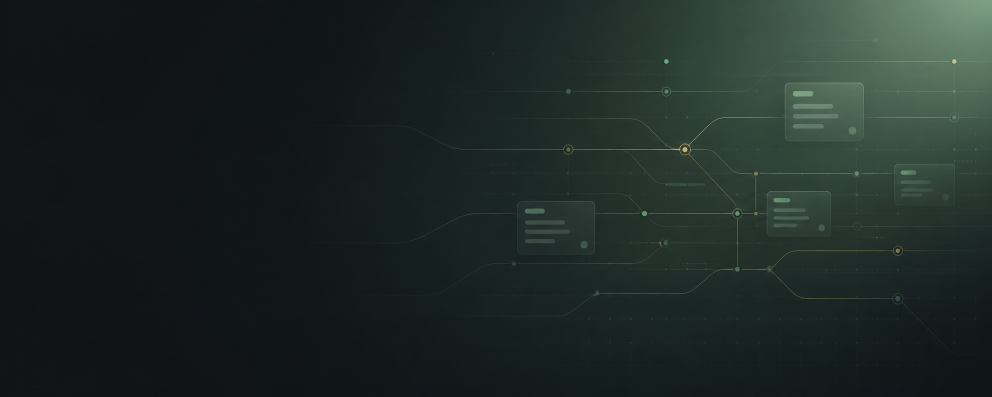
#> input picture marketing/social/fedril-linkedin-banner-bg.png, 1983 x 793 px (shown at 1/2 size)
$ python create_linkedin_banner.py
#> lines starting #> are read from the running program, lines starting #| are printed output that depends on the picture
from pathlib import Path
import subprocess
import tempfile

from PIL import Image, ImageChops, ImageDraw, ImageFont


ROOT = Path(__file__).resolve().parents[2]
SOCIAL = ROOT / "marketing" / "social"
BACKGROUND = SOCIAL / "fedril-linkedin-banner-bg.png"
LOGO = ROOT / "apps" / "web" / "public" / "F.svg"
OUTPUT = SOCIAL / "fedril-linkedin-banner.png"

WIDTH = 1584
HEIGHT = 396
TEXT_X = 456


def cover_crop(image: Image.Image, width: int, height: int) -> Image.Image:
#> called with width = 1584, height = 396
    scale = max(width / image.width, height / image.height)
#> scale = 0.799
    resized = image.resize(
        (round(image.width * scale), round(image.height * scale)),
        Image.Resampling.LANCZOS,
    )
    left = (resized.width - width) // 2
#> left = 0
    top = (resized.height - height) // 2
#> top = 118
    return resized.crop((left, top, left + width, top + height))
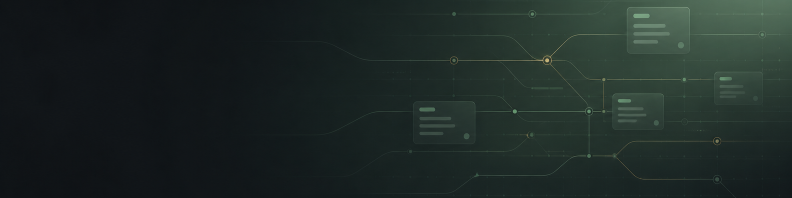
#> returned value: PIL image 1584x396 RGB (shown at 1/2 size); mean R, G, B 29.8, 40.6, 37.9


def render_clean_logo(size: int) -> Image.Image:
    """Rasterize the canonical SVG without retaining its white perimeter fringe."""
    with tempfile.TemporaryDirectory(prefix="fedril-linkedin-") as temporary_directory:
        rendered_logo = Path(temporary_directory) / "logo.png"
        subprocess.run(
            ["sips", "-s", "format", "png", str(LOGO), "--out", str(rendered_logo)],
            check=True,
            capture_output=True,
        )
        source = Image.open(rendered_logo).convert("RGBA").crop((48, 48, 452, 452))

    working_size = 512
    source = source.resize((working_size, working_size), Image.Resampling.LANCZOS)
    red, green, blue, alpha = source.split()
    lightness = ImageChops.darker(ImageChops.darker(red, green), blue)
    white_glyph = lightness.point(lambda value: 255 if value >= 235 else 0)
    white_glyph = ImageChops.multiply(white_glyph, alpha)

    # Exclude the narrow outer annulus that belongs to SVG edge antialiasing.
    interior = Image.new("L", (working_size, working_size), 0)
    ImageDraw.Draw(interior).ellipse((18, 18, working_size - 19, working_size - 19), fill=255)
    white_glyph = ImageChops.multiply(white_glyph, interior)

    clean_logo = Image.new("RGBA", (working_size, working_size), (0, 0, 0, 0))
    clean_mask = Image.new("L", (working_size, working_size), 0)
    ImageDraw.Draw(clean_mask).ellipse((1, 1, working_size - 2, working_size - 2), fill=255)
    clean_logo.paste("#659470", (0, 0, working_size, working_size), clean_mask)
    clean_logo.paste("#FFFFFF", (0, 0, working_size, working_size), white_glyph)
    return clean_logo.resize((size, size), Image.Resampling.LANCZOS)


def main() -> None:
    canvas = cover_crop(Image.open(BACKGROUND).convert("RGB"), WIDTH, HEIGHT).convert("RGBA")

    # Add a restrained readability veil without hiding the generated background.
    veil = Image.new("RGBA", canvas.size, (0, 0, 0, 0))
#> veil: PIL image 1584x396 RGBA; every value is 0
    veil_draw = ImageDraw.Draw(veil)
    for x in range(330, 1020):
        opacity = round(38 * (1 - (x - 330) / 690))
        veil_draw.line((x, 0, x, HEIGHT), fill=(5, 12, 11, opacity))
    canvas = Image.alpha_composite(canvas, veil)

    logo = render_clean_logo(76)
    canvas.alpha_composite(logo, (TEXT_X, 61))

    draw = ImageDraw.Draw(canvas)
    font_bold = "/System/Library/Fonts/Supplemental/Arial Bold.ttf"
    font_regular = "/System/Library/Fonts/Supplemental/Arial.ttf"

    headline_font = ImageFont.truetype(font_bold, 36)
    descriptor_font = ImageFont.truetype(font_regular, 25)
    url_font = ImageFont.truetype(font_bold, 22)
    posture_font = ImageFont.truetype(font_regular, 15)

    draw.text((TEXT_X + 101, 60), "Organize CMMC, DFARS and", font=headline_font, fill="#F7FAF7")
    draw.text((TEXT_X + 101, 103), "NIST SP 800-171 readiness", font=headline_font, fill="#F7FAF7")

    draw.rounded_rectangle((TEXT_X, 191, TEXT_X + 96, 195), radius=2, fill="#C7A45B")
    draw.text(
        (TEXT_X, 220),
        "FeDril | Compliance operations for small defense contractors",
        font=descriptor_font,
        fill="#F7FAF7",
    )
    draw.text((TEXT_X, 282), "fedril.com", font=url_font, fill="#F7FAF7")
    draw.rounded_rectangle((TEXT_X + 135, 280, TEXT_X + 326, 311), radius=15, fill="#375D4C")
    draw.text((TEXT_X + 151, 287), "NO-CUI WORKSPACE", font=posture_font, fill="#E6F0E8")

    canvas.convert("RGB").save(OUTPUT, format="PNG", optimize=True)


if __name__ == "__main__":
#> (the run stopped early here; a loop or call above may not have finished)
